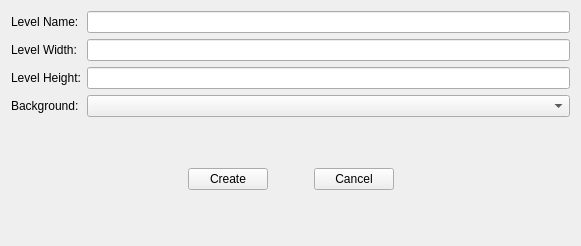
<?xml version="1.0" encoding="UTF-8"?>
<ui version="4.0">
 <class>NewLevelForm</class>
 <widget class="QWidget" name="NewLevelForm">
  <property name="geometry">
   <rect>
    <x>0</x>
    <y>0</y>
    <width>581</width>
    <height>246</height>
   </rect>
  </property>
  <property name="windowTitle">
   <string>Form</string>
  </property>
  <layout class="QGridLayout" name="gridLayout_6">
   <item row="0" column="0">
    <layout class="QGridLayout" name="gridLayout_3">
     <item row="0" column="0">
      <layout class="QGridLayout" name="gridLayout">
       <item row="0" column="0">
        <widget class="QLabel" name="label_3">
         <property name="text">
          <string>Level Name:</string>
         </property>
        </widget>
       </item>
       <item row="1" column="0">
        <widget class="QLabel" name="label">
         <property name="text">
          <string>Level Width:</string>
         </property>
        </widget>
       </item>
       <item row="2" column="0">
        <widget class="QLabel" name="label_2">
         <property name="text">
          <string>Level Height:</string>
         </property>
        </widget>
       </item>
       <item row="3" column="0">
        <widget class="QLabel" name="label_4">
         <property name="text">
          <string>Background:</string>
         </property>
        </widget>
       </item>
      </layout>
     </item>
     <item row="0" column="1">
      <layout class="QGridLayout" name="gridLayout_2">
       <item row="0" column="0">
        <widget class="QLineEdit" name="levelname"/>
       </item>
       <item row="1" column="0">
        <widget class="QLineEdit" name="levelwidth"/>
       </item>
       <item row="2" column="0">
        <widget class="QLineEdit" name="levelheight"/>
       </item>
       <item row="3" column="0">
        <widget class="QComboBox" name="backgrounds"/>
       </item>
      </layout>
     </item>
    </layout>
   </item>
   <item row="1" column="0">
    <layout class="QGridLayout" name="gridLayout_5">
     <item row="0" column="1">
      <spacer name="verticalSpacer">
       <property name="orientation">
        <enum>Qt::Vertical</enum>
       </property>
       <property name="sizeHint" stdset="0">
        <size>
         <width>20</width>
         <height>40</height>
        </size>
       </property>
      </spacer>
     </item>
     <item row="1" column="0">
      <spacer name="horizontalSpacer_2">
       <property name="orientation">
        <enum>Qt::Horizontal</enum>
       </property>
       <property name="sizeHint" stdset="0">
        <size>
         <width>40</width>
         <height>20</height>
        </size>
       </property>
      </spacer>
     </item>
     <item row="1" column="1">
      <layout class="QGridLayout" name="gridLayout_4">
       <item row="0" column="0">
        <widget class="QPushButton" name="createbutton">
         <property name="text">
          <string>Create</string>
         </property>
        </widget>
       </item>
       <item row="0" column="1">
        <spacer name="horizontalSpacer">
         <property name="orientation">
          <enum>Qt::Horizontal</enum>
         </property>
         <property name="sizeHint" stdset="0">
          <size>
           <width>40</width>
           <height>20</height>
          </size>
         </property>
        </spacer>
       </item>
       <item row="0" column="2">
        <widget class="QPushButton" name="cancelbutton">
         <property name="text">
          <string>Cancel</string>
         </property>
        </widget>
       </item>
      </layout>
     </item>
     <item row="1" column="2">
      <spacer name="horizontalSpacer_3">
       <property name="orientation">
        <enum>Qt::Horizontal</enum>
       </property>
       <property name="sizeHint" stdset="0">
        <size>
         <width>40</width>
         <height>20</height>
        </size>
       </property>
      </spacer>
     </item>
     <item row="2" column="1">
      <spacer name="verticalSpacer_2">
       <property name="orientation">
        <enum>Qt::Vertical</enum>
       </property>
       <property name="sizeHint" stdset="0">
        <size>
         <width>20</width>
         <height>40</height>
        </size>
       </property>
      </spacer>
     </item>
    </layout>
   </item>
  </layout>
 </widget>
 <resources/>
 <connections/>
</ui>
